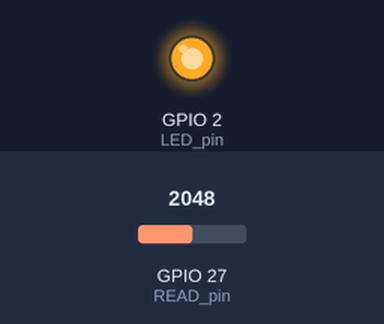
The sketch below on a simulated ESP32. On the bench: output pins drawn as LEDs (lit = HIGH). The test bench sets the inputs (shaded band); at power-on: GPIO 27 (READ_pin) = 2048.

Above: at 1.2 s.
1.3 s: GPIO 27 (READ_pin) set to 1947
At 2.5 s:
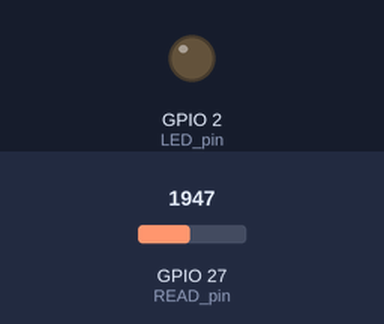
2.8 s: GPIO 27 (READ_pin) set to 2040
At 3.6 s:
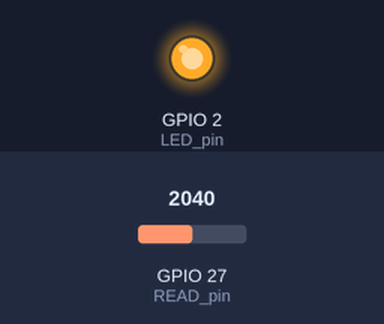
4.3 s: GPIO 27 (READ_pin) set to 1960
At 4.8 s:
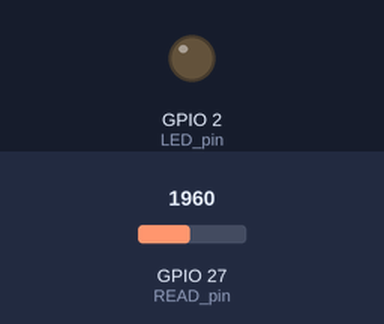
Timing chart, 0 to 7.3 s (numbered marks = the images above; inputs shaded):
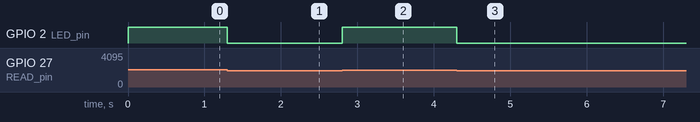

The sketch:

laser_receiver_LDR.ino
```cpp
#define LED_pin 2
#define READ_pin 27
#define threshold 2000

void setup() {
  Serial.begin(9600);
  pinMode(LED_pin,OUTPUT);
  digitalWrite(LED_pin,0);
}

void loop() {
  int a = analogRead(READ_pin);
  //Serial.println(a);
  if(a > threshold)
    digitalWrite(LED_pin,HIGH);
  else
    digitalWrite(LED_pin,LOW);


}
```

Measured:
- the behaviour switches between 2001 and 2000 on GPIO 27 (READ_pin) (found by bisection; images 0 and 1)
- after the input at 1.3 s, GPIO 2 (LED_pin): HIGH → LOW at once
- after the input at 2.8 s, GPIO 2 (LED_pin): LOW → HIGH at once
- after the input at 4.3 s, GPIO 2 (LED_pin): HIGH → LOW at once
